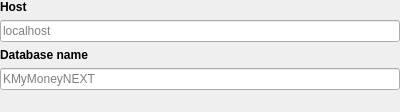
<?xml version="1.0" encoding="UTF-8"?>
<ui version="4.0">
 <class>OpenSaveServer</class>
 <widget class="QWidget" name="OpenSaveServer">
  <property name="geometry">
   <rect>
    <x>0</x>
    <y>0</y>
    <width>400</width>
    <height>112</height>
   </rect>
  </property>
  <property name="windowTitle">
   <string>Form</string>
  </property>
  <layout class="QVBoxLayout" name="verticalLayout">
   <property name="spacing">
    <number>6</number>
   </property>
   <property name="sizeConstraint">
    <enum>QLayout::SetMinAndMaxSize</enum>
   </property>
   <property name="leftMargin">
    <number>0</number>
   </property>
   <property name="topMargin">
    <number>0</number>
   </property>
   <property name="rightMargin">
    <number>0</number>
   </property>
   <property name="bottomMargin">
    <number>0</number>
   </property>
   <item>
    <widget class="QLabel" name="hostNameLabel">
     <property name="font">
      <font>
       <weight>75</weight>
       <bold>true</bold>
      </font>
     </property>
     <property name="text">
      <string>Host</string>
     </property>
    </widget>
   </item>
   <item>
    <widget class="QLineEdit" name="hostNameInput">
     <property name="placeholderText">
      <string>localhost</string>
     </property>
    </widget>
   </item>
   <item>
    <widget class="QLabel" name="databaseNameLabel">
     <property name="font">
      <font>
       <weight>75</weight>
       <bold>true</bold>
      </font>
     </property>
     <property name="text">
      <string>Database name</string>
     </property>
    </widget>
   </item>
   <item>
    <widget class="QLineEdit" name="databaseNameInput">
     <property name="placeholderText">
      <string>KMyMoneyNEXT</string>
     </property>
    </widget>
   </item>
   <item>
    <spacer name="spacer">
     <property name="orientation">
      <enum>Qt::Vertical</enum>
     </property>
     <property name="sizeType">
      <enum>QSizePolicy::Expanding</enum>
     </property>
     <property name="sizeHint" stdset="0">
      <size>
       <width>0</width>
       <height>0</height>
      </size>
     </property>
    </spacer>
   </item>
  </layout>
 </widget>
 <resources/>
 <connections/>
</ui>
